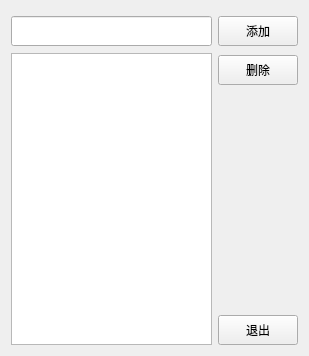
<?xml version="1.0" encoding="UTF-8"?>
<ui version="4.0">
 <class>FormDepartmentManage</class>
 <widget class="QWidget" name="FormDepartmentManage">
  <property name="geometry">
   <rect>
    <x>0</x>
    <y>0</y>
    <width>309</width>
    <height>356</height>
   </rect>
  </property>
  <property name="windowTitle">
   <string>部门管理</string>
  </property>
  <layout class="QGridLayout" name="gridLayout">
   <item row="0" column="0">
    <layout class="QVBoxLayout" name="verticalLayout_2">
     <property name="spacing">
      <number>7</number>
     </property>
     <property name="topMargin">
      <number>5</number>
     </property>
     <item>
      <widget class="QLineEdit" name="lineEdit_new">
       <property name="minimumSize">
        <size>
         <width>0</width>
         <height>30</height>
        </size>
       </property>
      </widget>
     </item>
     <item>
      <widget class="QListWidget" name="listWidget"/>
     </item>
    </layout>
   </item>
   <item row="0" column="1">
    <layout class="QVBoxLayout" name="verticalLayout">
     <property name="spacing">
      <number>9</number>
     </property>
     <property name="topMargin">
      <number>5</number>
     </property>
     <item>
      <widget class="QPushButton" name="pushButton_add">
       <property name="minimumSize">
        <size>
         <width>0</width>
         <height>30</height>
        </size>
       </property>
       <property name="maximumSize">
        <size>
         <width>100</width>
         <height>16777215</height>
        </size>
       </property>
       <property name="text">
        <string>添加</string>
       </property>
      </widget>
     </item>
     <item>
      <widget class="QPushButton" name="pushButton_del">
       <property name="minimumSize">
        <size>
         <width>0</width>
         <height>30</height>
        </size>
       </property>
       <property name="maximumSize">
        <size>
         <width>100</width>
         <height>16777215</height>
        </size>
       </property>
       <property name="text">
        <string>删除</string>
       </property>
      </widget>
     </item>
     <item>
      <spacer name="verticalSpacer">
       <property name="orientation">
        <enum>Qt::Vertical</enum>
       </property>
       <property name="sizeHint" stdset="0">
        <size>
         <width>20</width>
         <height>40</height>
        </size>
       </property>
      </spacer>
     </item>
     <item>
      <widget class="QPushButton" name="pushButton_exit">
       <property name="minimumSize">
        <size>
         <width>0</width>
         <height>30</height>
        </size>
       </property>
       <property name="maximumSize">
        <size>
         <width>100</width>
         <height>16777215</height>
        </size>
       </property>
       <property name="text">
        <string>退出</string>
       </property>
      </widget>
     </item>
    </layout>
   </item>
  </layout>
 </widget>
 <resources/>
 <connections/>
</ui>
